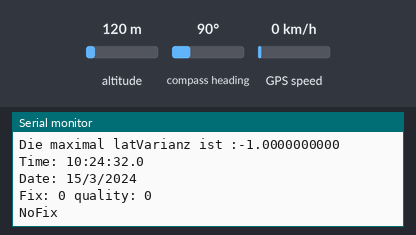
The sketch below on a simulated Arduino Uno, built with avr-gcc and run on an emulated ATmega328P. Shown: the last lines printed to the serial monitor. The test bench sets the inputs (shaded band); at power-on: GPS speed 0 km/h, altitude 120 m, compass heading 90°. The GPS gets a fix after 3 s at 37.7749, -122.4194 with 8 satellites.

Above: at 2.7 s.
2.8 s: GPS speed set to 2 km/h
At 4.0 s:
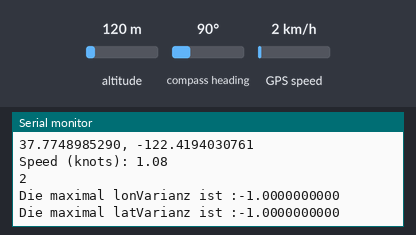
5.0 s: GPS speed set to 30 km/h
At 6.3 s:
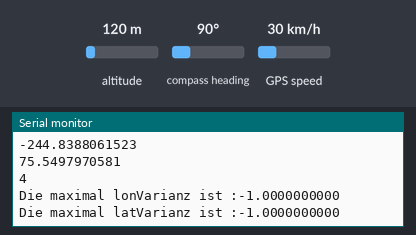
Timing chart, 0 to 8.0 s (numbered marks = the images above; inputs shaded):
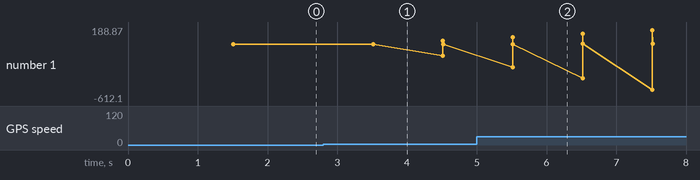

Measured:
- after the input at 2.8 s, the serial monitor: prints a new line after 0.71 s (image 1)
- after the input at 5.0 s, the serial monitor: prints a new line after 0.51 s (image 2)

The sketch:

gps_test.ino
```cpp
#include <Adafruit_GPS.h>
#include <SoftwareSerial.h>
#include <SoftwareSerial.h>

//Serial config

#define pi_tx 8;
#define pi_rx 7;
byte number = 0;
int times;
int sectimes;

int longitude = 0;
int latitude = 0;
float lonmed = 0;
float latmed = 0;
float latvariance = -1;
float latmaxvariance = -1;
float lonvariance = -1;
float lonmaxvariance = -1;
int fix;
SoftwareSerial piS(7,8);
// Connect the GPS Power pin to 5V
// Connect the GPS Ground pin to ground
//   Connect the GPS TX (transmit) pin to Digital 3
//   Connect the GPS RX (receive) pin to Digital 2
SoftwareSerial mySerial(10, 9);


Adafruit_GPS GPS(&mySerial);

#define GPSECHO  false

// this keeps track of whether we're using the interrupt
// off by default!
boolean usingInterrupt = false;
void useInterrupt(boolean); // Func prototype keeps Arduino 0023 happy

void setup()
{
  //connect to Raspberry
  piS.begin(115200);
  delay(500);
  // connect at 115200 so we can read the GPS fast enough and echo without dropping chars
  // also spit it out
  Serial.begin(115200);
  Serial.println("Adafruit GPS library basic test!");

  // 9600 NMEA is the default baud rate for Adafruit MTK GPS's- some use 4800
  GPS.begin(9600);
  //GPS.sendCommand("$PMTK251,4800*14"); //this will change GPS baud rate to 4800
  //GPS.begin(4800);  //now change the port to 4800
  // uncomment this line to turn on RMC (recommended minimum) and GGA (fix data) including altitude
  GPS.sendCommand(PMTK_SET_NMEA_OUTPUT_RMCGGA);

  // Set the update rate
  GPS.sendCommand(PMTK_SET_NMEA_UPDATE_1HZ);   // 1 Hz update rate

  // Request updates on antenna status, comment out to keep quiet
  GPS.sendCommand(PGCMD_ANTENNA);

  // the nice thing about this code is you can have a timer0 interrupt go off
  // every 1 millisecond, and read data from the GPS for you. that makes the
  // loop code a heck of a lot easier!
  useInterrupt(true);

  delay(1000);
  // Ask for firmware version
  mySerial.println(PMTK_Q_RELEASE);


  times = 1;
}


// Interrupt is called once a millisecond, looks for any new GPS data, and stores it
SIGNAL(TIMER0_COMPA_vect) {
  char c = GPS.read();
  // if you want to debug, this is a good time to do it!
#ifdef UDR0
  if (GPSECHO)
    if (c) UDR0 = c;
    // writing direct to UDR0 is much much faster than Serial.print
    // but only one character can be written at a time.
#endif
}

void useInterrupt(boolean v) {
  if (v) {
    // Timer0 is already used for millis() - we'll just interrupt somewhere
    // in the middle and call the "Compare A" function above
    OCR0A = 0xAF;
    TIMSK0 |= _BV(OCIE0A);
    usingInterrupt = true;
  } else {
    // do not call the interrupt function COMPA anymore
    TIMSK0 &= ~_BV(OCIE0A);
    usingInterrupt = false;
  }
}

uint32_t timer = millis();
            //long,lati,speed
float gps[] = {0,0,0,0};

int gps_moving(){

  if (GPS.newNMEAreceived()) {
    if (!GPS.parse(GPS.lastNMEA()))   // this also sets the newNMEAreceived() flag to false
      gps_moving();  // we can fail to parse a sentence in which case we should just wait for another
  }

  // if millis() or timer wraps around, we'll just reset it
  if (timer > millis())  timer = millis();

  // approximately every 2 seconds or so, print out the current stats
  if (millis() - timer > 1000) {
    timer = millis(); // reset the timer

    Serial.print("\nTime: ");
    Serial.print(GPS.hour, DEC); Serial.print(':');
    Serial.print(GPS.minute, DEC); Serial.print(':');
    Serial.print(GPS.seconds, DEC); Serial.print('.');
    Serial.println(GPS.milliseconds);
    Serial.print("Date: ");
    Serial.print(GPS.day, DEC); Serial.print('/');
    Serial.print(GPS.month, DEC); Serial.print("/20");
    Serial.println(GPS.year, DEC);
    Serial.print("Fix: "); Serial.print((int)GPS.fix);
    Serial.print(" quality: "); Serial.println((int)GPS.fixquality);
    if (GPS.fix) {
      Serial.print(GPS.latitudeDegrees,10);
      Serial.print(", ");
      Serial.println(GPS.longitudeDegrees,10);

      Serial.print("Speed (knots): "); Serial.println(GPS.speed);
      times = times +1;
      if(times>2 && times <8){

        lonmed = lonmed + GPS.longitudeDegrees;
        Serial.println(lonmed,10);
        latmed = latmed + GPS.latitudeDegrees;
        Serial.println(latmed,10);
      }
      if(times>8){
        lonvariance =  lonmed - GPS.longitudeDegrees;
        latvariance =  latmed - GPS.latitudeDegrees;
        if(lonvariance < 0){
                  lonvariance = lonvariance * -1;
                  Serial.println("negative lonVarianz");
        }
        if(latvariance < 0){
                  latvariance = latvariance * -1;
                  Serial.println("negative latVarianz");
        }
        if(lonvariance > lonmaxvariance){
          lonmaxvariance = lonvariance;
        }
        if(latvariance > latmaxvariance){
          latmaxvariance = latvariance;
        }

        Serial.print("Die lonVarianz ist: ");Serial.println(lonvariance,10);
        Serial.print("Die latVarianz ist: ");Serial.println(latvariance,10);
        if(lonvariance > 0.001 || latvariance > 0.001){
          Serial.println("Das Fahrzeug wurde bewegt");
        }
      }
    }else{
      Serial.println("NoFix");
    }

    }
  return times;
}

void loop(){
  gps_moving();
  if(times != sectimes){
    Serial.println(times);
    sectimes = times;
    if(times == 7){
    lonmed = lonmed / 5;
    latmed = latmed / 5;
    Serial.print("Average over 5 longitude: ");Serial.println(lonmed,10);
    Serial.print("Average over 5 latitude : ");Serial.println(latmed,10);
  }
    Serial.print("Die maximal lonVarianz ist :");Serial.println(lonmaxvariance,10);
    Serial.print("Die maximal latVarianz ist :");Serial.println(latmaxvariance,10);
    piS.print("# ");piS.print(GPS.hour, DEC); piS.print(':');piS.print(GPS.minute, DEC); piS.print(':');
    piS.print(GPS.seconds, DEC); piS.print('.'); piS.print(GPS.milliseconds);piS.print(" maxvariance: ");
    piS.println(lonmaxvariance,10);
  }


  int longitude = 0;
  int latitude = 0;
  int fix;
}
```
